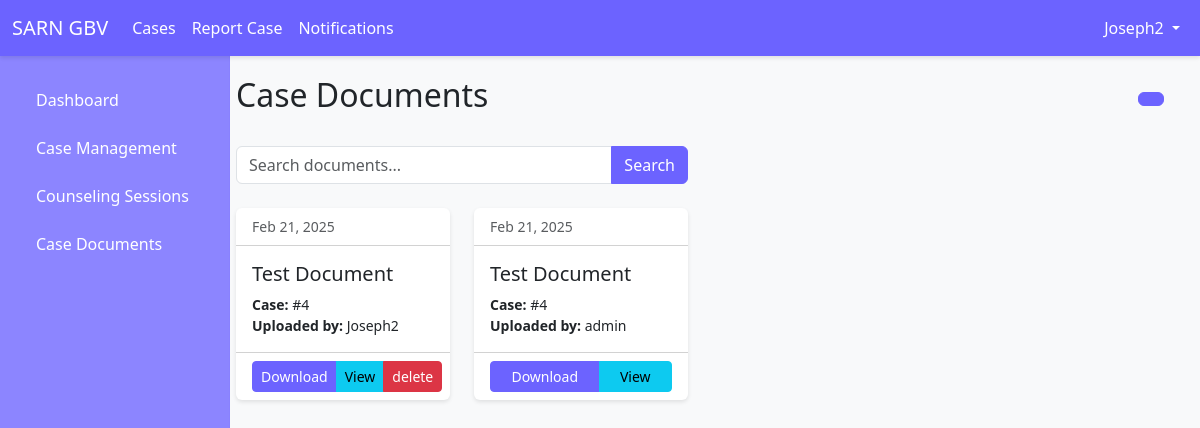
/case-documents/ (signed in), run on an earlier commit of the app's database.
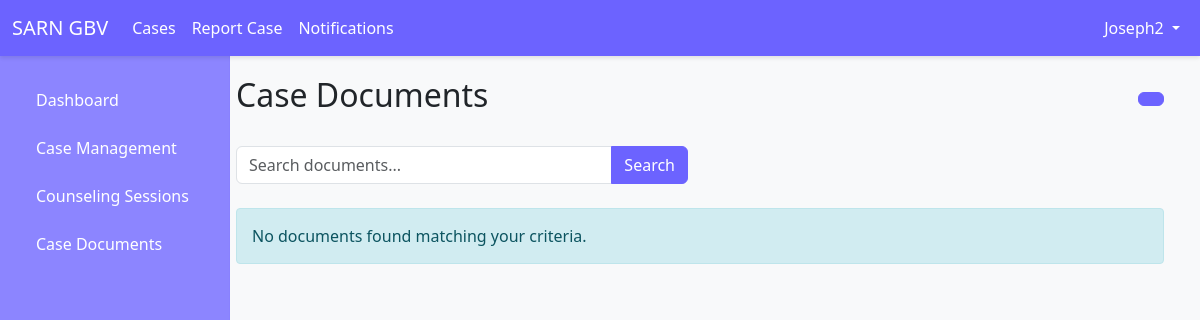
And on a later commit of the database.
### cases/models.py (models this page shows, shortened)
class CaseDocument(models.Model):
    title = models.CharField(max_length=255)
    case = models.ForeignKey(Case, on_delete=models.CASCADE, related_name="documents")
    document = models.FileField(upload_to="case_documents/")
    uploaded_at = models.DateTimeField(auto_now_add=True)
    uploaded_by = models.ForeignKey(User, on_delete=models.SET_NULL, related_name="uploaded_documents", null=True)

class Case(models.Model):
    STATUS_CHOICES = [
        ('pending', 'Pending'),
        ('under_investigation', 'Under Investigation'),
        ('closed', 'Closed'),
    ]
    reporter = models.ForeignKey(User, on_delete=models.CASCADE, related_name="reported_cases")  # The person who reported the case
    assigned_provider = models.ForeignKey(User, on_delete=models.SET_NULL, null=True, blank=True, related_name="assigned_cases")
    description = models.TextField()
    status = models.CharField(max_length=20, choices=STATUS_CHOICES, default='pending')
    date_reported = models.DateTimeField(auto_now_add=True)
    evidence_file = models.FileField(upload_to='case_evidence/', blank=True, null=True)

### users/models.py (models this page shows)
class User(AbstractUser):
    ROLE_CHOICES = [
        ('survivor', 'Survivor'),
        ('provider', 'Service Provider'),
        ('law_enforcement', 'Law Enforcement'),
    ]
    role = models.CharField(max_length=20, choices=ROLE_CHOICES, default='survivor')
    phone = models.CharField(max_length=15, blank=True, null=True)
    address = models.TextField(blank=True, null=True)
    groups = models.ManyToManyField(Group, related_name="custom_user_groups", blank=True)
    user_permissions = models.ManyToManyField(Permission, related_name="custom_user_permissions", blank=True)

### cases/views.py (the view)
# urls.py: path('case-documents/', login_required(case_documents), name='case_documents'),
@login_required
def case_documents(request):
    if request.user.role == 'law_enforcement':
        documents = CaseDocument.objects.filter(
            Q(case__follow_ups__officer=request.user)
        ).distinct()
    elif request.user.role == 'survivor':
        documents = CaseDocument.objects.filter(
            case__survivor=request.user
        )
    elif request.user.role == 'provider':
        documents = CaseDocument.objects.filter(
            case__assigned_provider=request.user
        ).distinct()
    else:
        documents = CaseDocument.objects.none()
    doc_type = request.GET.get('type')
    if doc_type:
        documents = documents.filter(document_type=doc_type)
    search_query = request.GET.get('search', '')
    if search_query:
        documents = documents.filter(
            Q(title__icontains=search_query) |
            Q(description__icontains=search_query) |
            Q(case__id__icontains=search_query)
        )
    sort_by = request.GET.get('sort', '-uploaded_at')
    documents = documents.order_by(sort_by)
    paginator = Paginator(documents, 12)  # Show 12 documents per page
    page_number = request.GET.get('page')
    page_obj = paginator.get_page(page_number)
    context = {
        'page_obj': page_obj,
        'search_query': search_query,
        'current_type': doc_type,
        'sort_by': sort_by
    }
    return render(request, 'cases/case_documents.html', context)

### cases/templates/cases/case_documents.html (shortened to what this page needs)
{% extends "base.html" %}
{% block content %}
<div class="container-fluid">
    <div class="d-flex justify-content-between align-items-center mb-4">
        <h2>Case Documents</h2>
        <button class="btn btn-primary" data-bs-toggle="modal" data-bs-target="#uploadDocumentModal">
        </button>
    </div>
    <div class="row mb-4">
        <div class="col-md-6">
            <form method="get" class="d-flex">
                <div class="input-group">
                    <input type="text"
                           class="form-control"
                           placeholder="Search documents..."
                           name="search"
                           value="{{ search_query }}">
                    <button class="btn btn-primary" type="submit">
                         Search
                    </button>
                </div>
            </form>
        </div>
    </div>
    {% if page_obj %}
    <div class="row">
        {% for document in page_obj %}
        <div class="col-md-4 col-lg-3 mb-4">
            <div class="card h-100">
                <div class="card-header bg-transparent">
                    <div class="d-flex justify-content-between align-items-center">
                        <small class="text-muted">{{ document.uploaded_at|date:"M d, Y" }}</small>
                    </div>
                </div>
                <div class="card-body">
                    <h5 class="card-title text-truncate">{{ document.title }}</h5>
                    <p class="card-text small">
                        <strong>Case:</strong> #{{ document.case.id }}<br>
                        <strong>Uploaded by:</strong> {{ document.uploaded_by.get_username }}<br>
                    </p>
                </div>
                <div class="card-footer bg-transparent">
                    <div class="btn-group w-100">
                        <a href="{{ document.document.url }}" class="btn btn-primary btn-sm" target="_blank">
                             Download
                        </a>
                        <a href="" class="btn btn-info btn-sm">
                             View
                        </a>
                        {% if user == document.uploaded_by or user.role == 'law_enforcement' %}
                        <button class="btn btn-danger btn-sm"
                                data-bs-toggle="modal"
                                data-bs-target="#deleteModal"
                                data-document-id="{{ document.id }}">delete
                        </button>
                        {% endif %}
                    </div>
                </div>
            </div>
        </div>
        {% endfor %}
    </div>
    {% else %}
    <div class="alert alert-info">
        No documents found matching your criteria.
    </div>
    {% endif %}
</div>
{% endblock %}

What changed in the data, as far as the page shows it:
removed CaseDocument: uploaded_at "Feb 21, 2025", title "Test Document", case.id "4", uploaded_by.get_username "Joseph2"
removed CaseDocument: uploaded_at "Feb 21, 2025", title "Test Document", case.id "4", uploaded_by.get_username "admin"
Also different on the page:
text now shown: "No documents found matching your criteria."
